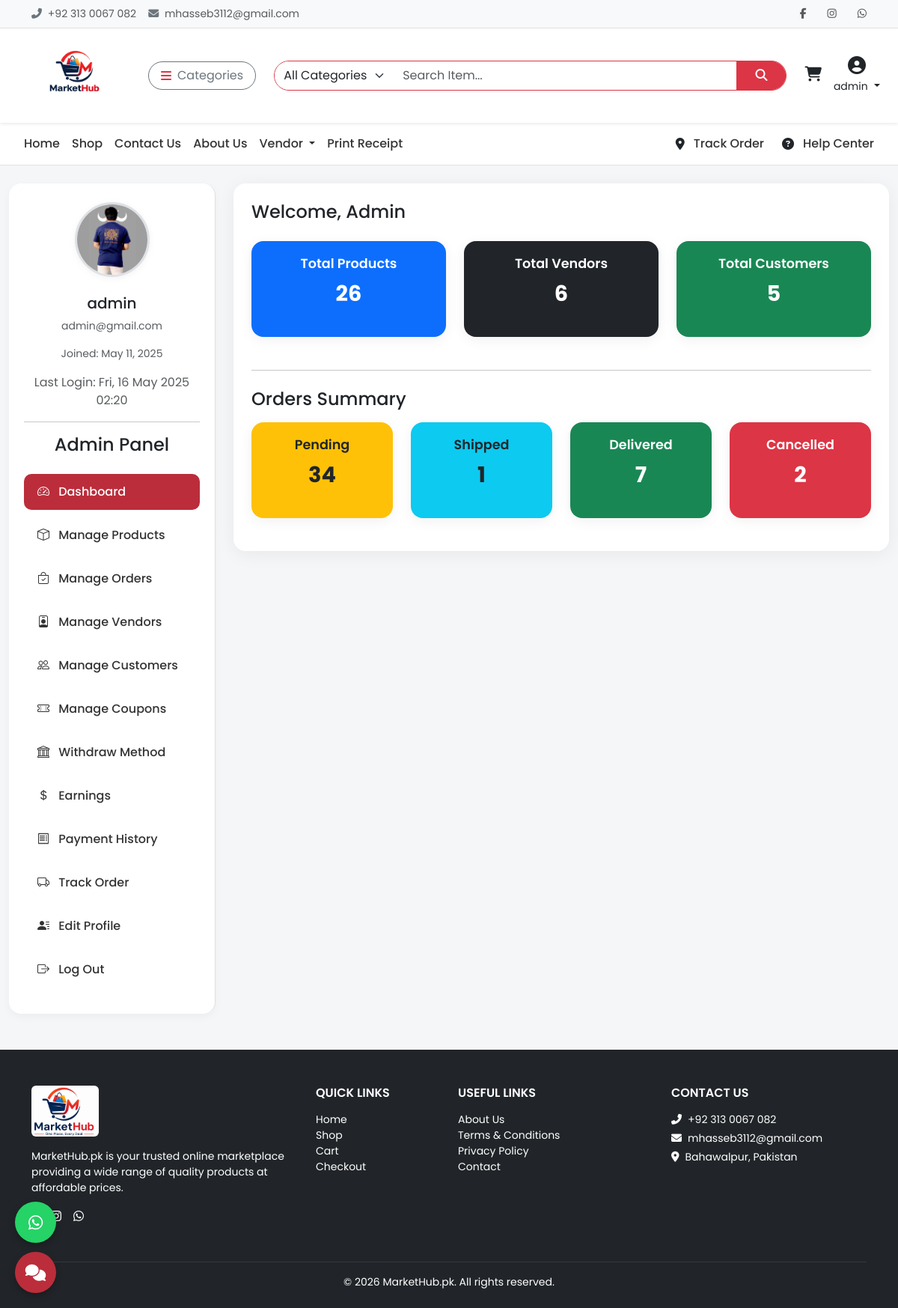
Page /admin-panel/ (signed in) on the committed database.
### api/models.py (models this page shows, shortened)
class CustomUser(AbstractUser):
    email = models.EmailField(unique=True)
    phone = models.CharField(max_length=20, blank=True)
    profile_image = models.ImageField(upload_to='profiles/', blank=True, null=True)
    is_vendor = models.BooleanField(default=False)
    is_customer = models.BooleanField(default=True)
    address = models.TextField(blank=True)

### api/adminviews.py (the view)
# urls.py: path('admin-panel/', adminviews.admin_dashboard, name='admin_dashboard'),
@user_passes_test(is_admin)
def admin_dashboard(request):
    context = {
        "total_products": Product.objects.count(),
        "total_vendors": Vendor.objects.count(),
        "total_customers": CustomUser.objects.filter(is_vendor=False).count(),
        "pending_orders": Order.objects.filter(status='Pending').count(),
        "shipped_orders": Order.objects.filter(status='Shipped').count(),
        "delivered_orders": Order.objects.filter(status='Delivered').count(),
        "cancelled_orders": Order.objects.filter(status='Cancelled').count(),
    }
    return render(request, "admin/admin_dashboard.html", context)

### api/adminviews.py (called while the page is built)
def is_admin(user):
    return user.is_superuser

### api/context_processors.py (called while the page is built)
def cart_total_items(request):
    cart = Cart.get_or_create_cart(request)
    return {'cart': cart}

def categories(request):
    return {
        "categories": Category.objects.all()
    }

### api/models.py (called while the page is built)
    @property
    def total_items(self):
        return sum(item.quantity for item in self.items.all())

    @staticmethod
    def get_or_create_cart(request):
        if request.user.is_authenticated:
            cart, _ = Cart.objects.get_or_create(user=request.user, session_key=None)
        else:
            session_key = request.session.session_key
            if not session_key:
                request.session.create()
                session_key = request.session.session_key
            cart, _ = Cart.objects.get_or_create(user=None, session_key=session_key)
        return cart

### templates/admin/admin_dashboard.html (shortened to what this page needs)
{% extends 'base.html' %}
{% load static %}
{% block content %}
<div class="container-fluid mt-4">
  <div class="row">
    <div class="col-lg-3 mb-4 mb-lg-0">
      <div class="sidebar">
        <div class="text-center">
          <img
            src="{% if request.user.profile_image %}{{ request.user.profile_image.url }}{% else %}{% static 'images/default-user.png' %}{% endif %}"
            class="user-img" alt="User Image">
          <h5 class="mt-2">{{ request.user.username }}</h5>
          <p class="text-muted small">{{ request.user.email }}</p>
          <p class="small text-muted">Joined: {{ request.user.date_joined|date:"M d, Y" }}</p>
          {% if request.user.last_login %}
          <p class="text-muted">Last Login: {{ request.user.last_login|date:"D, d M Y H:i" }}</p>
          {% else %}
          <p class="text-muted">First login detected</p>
          {% endif %}
        </div>
        <hr>
        {% include 'includes/sidebar_admin.html' %}
      </div>
    </div>
    <div class="col-lg-9">
      <div class="card p-4">
        <h4 class="mb-4">Welcome, Admin</h4>
        <div class="row">
          <div class="col-md-6 col-xl-4">
            <div class="dashboard-metric bg-primary">
              <h4>Total Products</h4>
              <p>{{ total_products }}</p>
            </div>
          </div>
          <div class="col-md-6 col-xl-4">
            <div class="dashboard-metric bg-dark">
              <h4>Total Vendors</h4>
              <p>{{ total_vendors }}</p>
            </div>
          </div>
          <div class="col-md-6 col-xl-4">
            <div class="dashboard-metric bg-success">
              <h4>Total Customers</h4>
              <p>{{ total_customers }}</p>
            </div>
          </div>
        </div>
        <hr class="my-4">
        <h4 class="mb-3">Orders Summary</h4>
        <div class="row">
          <div class="col-md-6 col-xl-3">
            <div class="dashboard-metric bg-warning text-dark">
              <h4>Pending</h4>
              <p>{{ pending_orders }}</p>
            </div>
          </div>
          <div class="col-md-6 col-xl-3">
            <div class="dashboard-metric bg-info text-dark">
              <h4>Shipped</h4>
              <p>{{ shipped_orders }}</p>
            </div>
          </div>
          <div class="col-md-6 col-xl-3">
            <div class="dashboard-metric bg-success">
              <h4>Delivered</h4>
              <p>{{ delivered_orders }}</p>
            </div>
          </div>
          <div class="col-md-6 col-xl-3">
            <div class="dashboard-metric bg-danger">
              <h4>Cancelled</h4>
              <p>{{ cancelled_orders }}</p>
            </div>
          </div>
        </div>
      </div>
    </div>
  </div>
</div>
{%include 'includes/footer.html'%}
{% endblock %}

### templates/includes/header.html (shortened to what this page needs)
{% load static %}
<div class="topbar border-bottom bg-light py-2 small">
  <div class="container d-flex justify-content-between align-items-center flex-wrap">
    <div class="text-muted d-flex align-items-center gap-3">
      <span><i class="fas fa-phone-alt me-1 text-secondary"></i> +92 313 0067 082</span>
      <span><i class="fas fa-envelope me-1 text-secondary"></i> mhasseb3112@gmail.com</span>
    </div>
    <div class="d-flex align-items-center gap-3 mt-2 mt-md-0">
      <a href="https://www.facebook.com/mhaseeb.haseeb.5817" class="text-muted"><i class="fab fa-facebook-f"></i></a>
      <a href="https://www.instagram.com/muhammadhaseeb012" class="text-muted"><i class="fab fa-instagram"></i></a>
      <a href="https://wa.me/923130067082" class="text-muted"><i class="fab fa-whatsapp"></i></a>
    </div>
  </div>
</div>
<nav class="navbar navbar-expand-lg bg-white shadow-sm sticky-top">
  <div class="container-fluid px-4">
    <a class="navbar-brand me-4 d-flex align-items-center" href="{% url 'home' %}">
      <img src="{% static 'images/logo-1.png' %}" alt="MarketHub" class="img-fluid" style="height: 100px; width: auto;">
    </a>
    <div class="dropdown me-3">
      <button class="btn btn-outline-secondary d-flex align-items-center rounded-pill px-3" type="button"
        data-bs-toggle="dropdown">
        <i class="fas fa-bars me-2 text-danger"></i> Categories
      </button>
    </div>
    <form class="d-flex flex-grow-1 mx-2" method="GET" action="{% url 'search_products' %}">
      <div class="input-group rounded-pill overflow-hidden border border-danger">
        <select name="category" class="form-select border-0" style="max-width: 160px;">
          <option value="">All Categories</option>
        </select>
        <input type="search" name="q" class="form-control border-0" placeholder="Search Item..." required>
        <button class="btn btn-danger rounded-0 px-4" type="submit"><i class="fas fa-search"></i></button>
      </div>
    </form>
    <div class="d-flex align-items-center ms-3 gap-3">
      <a href="#" id="cart-icon" class="text-dark position-relative" data-bs-toggle="offcanvas"
        data-bs-target="#cartSidebar">
        <i class="fas fa-shopping-cart fs-5"></i>
        <br>
      </a>
      {% if user.is_authenticated %}
      <div class="dropdown text-center">
        <a href="#" class="text-dark text-decoration-none dropdown-toggle" data-bs-toggle="dropdown">
          <i class="fas fa-user-circle fs-4"></i><br>
          <small>{{ user.username }}</small>
        </a>
      </div>
      {% else %}
      <a href="#" class="text-dark text-decoration-none text-center" data-bs-toggle="modal"
        data-bs-target="#loginModal">
        <i class="fas fa-sign-in-alt fs-5"></i><br><small>Login</small>
      </a>
      {% endif %}
    </div>
  </div>
</nav>

### templates/base.html (style rules this page uses)
* { font-family: 'Poppins', sans-serif; }
body { background-color: #f4f4f4; }
.topbar { background-color: #f8f9fa; font-size: 14px; padding: 6px 0; }
.topbar a { color: #333; margin-left: 12px; transition: color 0.2s ease; }
.navbar-brand img { height: 44px; }

### templates/admin/admin_dashboard.html (style rules this page uses)
body { background-color: #f4f6f8; font-family: 'Poppins', sans-serif; }
.sidebar { background: #fff; padding: 25px 20px; border-right: 1px solid #e0e0e0; min-height: 100%; border-radius: 16px; box-shadow: 0 4px 12px rgba(0, 0, 0, 0.04); }
.user-img { width: 100px; height: 100px; object-fit: cover; border-radius: 50%; margin-bottom: 15px; border: 3px solid #dee2e6; box-shadow: 0 2px 10px rgba(0, 0, 0, 0.05); }
.card { border-radius: 16px; box-shadow: 0 4px 24px rgba(0, 0, 0, 0.06); border: none; }
.dashboard-metric { border-radius: 16px; padding: 20px; color: white; text-align: center; box-shadow: 0 4px 18px rgba(0, 0, 0, 0.06); margin-bottom: 20px; }
.dashboard-metric h4 { font-size: 1.1rem; font-weight: 600; margin-bottom: 8px; }
.dashboard-metric p { font-size: 1.8rem; font-weight: bold; }

### rows in the picture
CustomUser: username "admin", profile_image (picture), user.username "admin", user.email "admin@gmail.com", user.date_joined "May 11, 2025", user.last_login "Fri, 16 May 2025 02:20"

### other values in the picture
{{ total_products }} "26"
{{ total_vendors }} "6"
{{ total_customers }} "5"
{{ pending_orders }} "34"
{{ shipped_orders }} "1"
{{ delivered_orders }} "7"
{{ cancelled_orders }} "2"
{{ year|default:2026 }} "2026"
